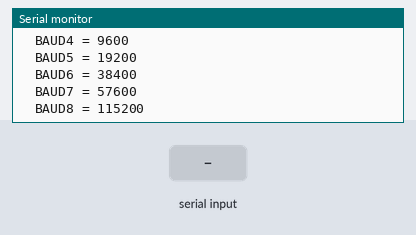
The sketch below on a simulated Arduino Uno, built with avr-gcc and run on an emulated ATmega328P. Parts: the last lines printed to the serial monitor. Inputs (shaded band) come from the test bench.

Above: at 2.5 s.
2.6 s: "forward" received over the second serial link
At 3.8 s:
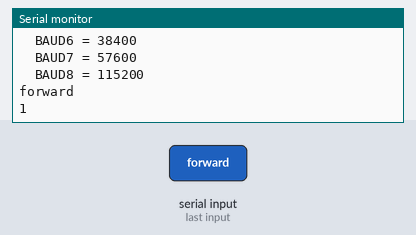
4.1 s: "backward" received over the second serial link
At 5.1 s:
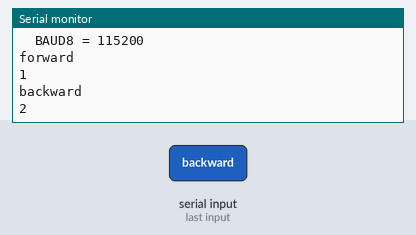
5.6 s: "left" received over the second serial link
At 6.1 s:
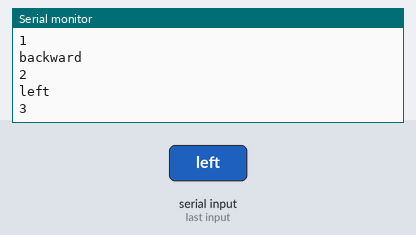
7.1 s: "right" received over the second serial link
At 8.3 s:
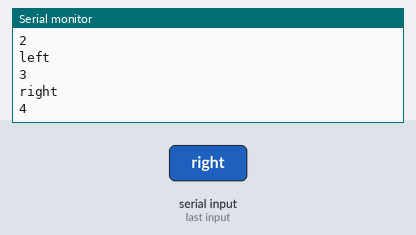
8.6 s: "1" received over the second serial link
At 9.6 s:
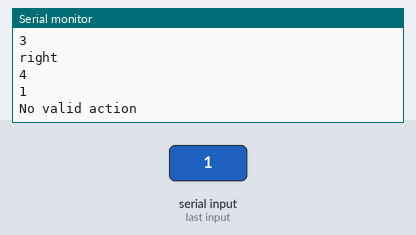
Timing chart, 0 to 11.1 s (numbered marks = the images above; inputs shaded):
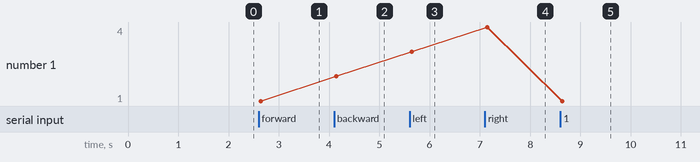

Measured:
- after the input at 2.6 s, the serial monitor: prints a new line at once (image 1)
- after the input at 4.1 s, the serial monitor: prints a new line at once (image 2)
- after the input at 5.6 s, the serial monitor: prints a new line at once (image 3)
- after the input at 7.1 s, the serial monitor: prints a new line at once (image 4)
- after the input at 8.6 s, the serial monitor: prints a new line at once (image 5)
- plotted number 1: 1 → 2 after the input at 4.1 s, 2 → 3 after the input at 5.6 s, 3 → 4 after the input at 7.1 s, 4 → 1 after the input at 8.6 s

The sketch:

bluetoothcomm1.ino
```cpp
// Basic Bluetooth sketch HC-06_01
// Connect the Hc-06 module and communicate using the serial monitor
//
// The HC-06 defaults to AT mode when first powered on.
// The default baud rate is 9600
// The Hc-06 requires all AT commands to be in uppercase. NL+CR should not be added to the command string
//


#include <SoftwareSerial.h>
#include "serialHelp.h"
#include "parseActions.h"
SoftwareSerial BTserial(2, 3); // RX | TX
// Connect the HC-06 TX to the Arduino RX on pin 2.
// Connect the HC-06 RX to the Arduino TX on pin 3 through a voltage divider.
//


void setup()
{
    Serial.begin(9600);
    Serial.println("Enter AT commands:");
    displaySerialCommands();

    // HC-06 default serial speed is 9600
    BTserial.begin(9600);

    BTserial.println("Hello Bastard!");
    delay(1000);
}

void loop()
{
    String receivedString = "blank";
    // Keep reading from HC-06 and send to Arduino Serial Monitor
    if (BTserial.available()>0)
    {
        int numChars = BTserial.available();
        // Call the function to convert the available characters to a string
        receivedString = readSerialString(numChars);
        // Process the received string
        processReceivedString(receivedString);
        displayAction(receivedString);
    }

        // BTserial.write("processed");
    // Keep reading from Arduino Serial Monitor and send to HC-06
    if (Serial.available())
    {
        BTserial.write(Serial.read());
    }
  delay(60);
}


String readSerialString(int numChars) {
  String result = ""; // Initialize an empty String

  // Read each character from the serial buffer and append it to the result string
  for (int i = 0; i < numChars; ++i) {
    char incomingByte = BTserial.read();
    result += incomingByte;
  }

  return result;
}

void processReceivedString(String str) {
  // Process the received string as needed

  Serial.println(str);
}
```

parseActions.h
```cpp
String performAction(String inputString) {
  // Tokenize the input string based on space
  char *token = strtok(inputString.begin(), " ");

  // Check if there are tokens
  while (token != NULL) {
    // Check the token and perform actions accordingly
    if (strcmp(token, "forward") == 0) {
      // Action 1
      return "1";
    } else if (strcmp(token, "backward") == 0) {
      // Action 2
      return "2";
    } else if (strcmp(token, "left") == 0) {
      // Action 3
      return "3";
    } else if (strcmp(token, "right") == 0) {
      // Action 4
      return "4";
    }

    // Get the next token
    token = strtok(NULL, " ");
  }

  // Default case: Invalid or unrecognized action
  return "No valid action";
}

void displayAction(String inputValue){
  String payload = performAction(inputValue);
  Serial.println(payload);
}
```

serialHelp.h
```cpp
void displaySerialCommands(){


  Serial.println("HC-06 AT Command Programming");
  Serial.println(" -- Command Reference ---");
  Serial.println("AT (simply checks connection)");
  Serial.println("AT+VERSION (sends the firmware verison)");
  Serial.println("AT+NAMExxxxx (to change name to xxxxx");
  Serial.println("AT+PINnnnn (to change password to 4 digit nnnn");
  Serial.println("AT+BAUDn (to change to baud rate #1");
  Serial.println("  BAUD1 = 1200");
  Serial.println("  BAUD2 = 2400");
  Serial.println("  BAUD3 = 4800");
  Serial.println("  BAUD4 = 9600");
  Serial.println("  BAUD5 = 19200");
  Serial.println("  BAUD6 = 38400");
  Serial.println("  BAUD7 = 57600");
  Serial.println("  BAUD8 = 115200");
  return 0;
}
```
